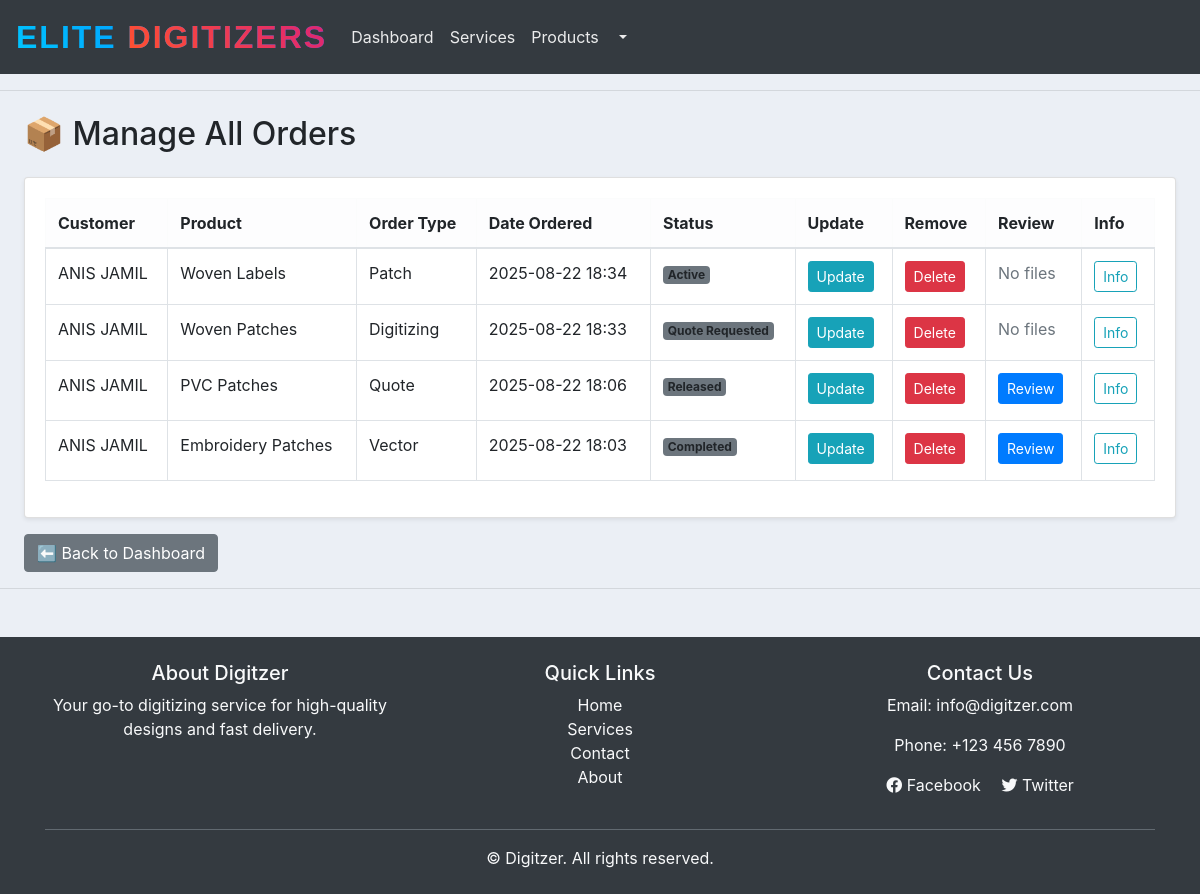
The page /manage-orders/ (signed in) on the database as committed earlier.
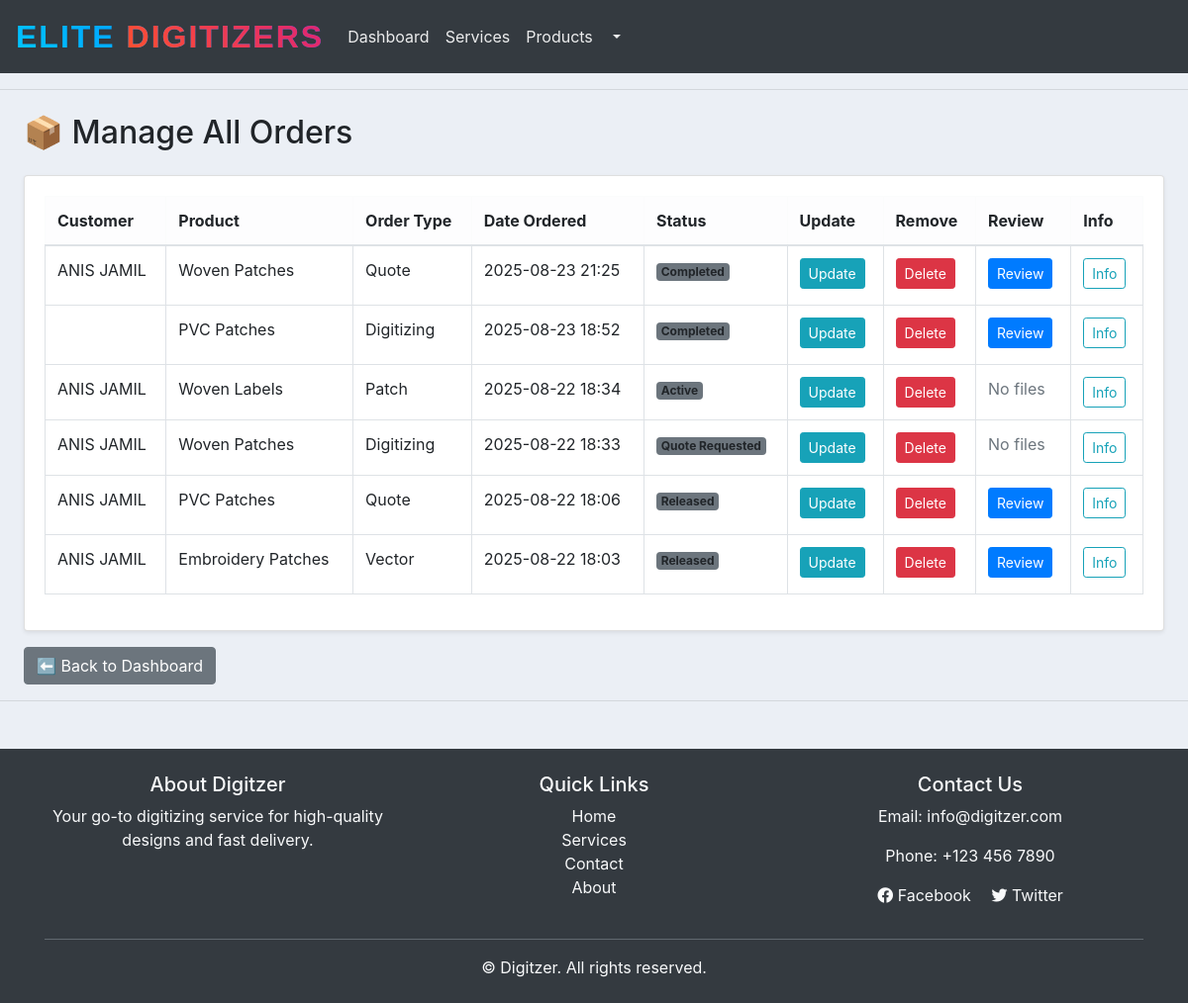
The same page on the database as committed later.
### accounts/models.py (models this page shows, shortened)
class Order(models.Model):
    STATUS = (
        ('Pending', 'Pending'),
        ('Out for delivery', 'Out for delivery'),
        ('Delivered', 'Delivered'),
        ('Quote Requested', 'Quote Requested'),
        ('Active', 'Active'),
        ('Completed', 'Completed'),
        ('Released', 'Released'),
    )
    ORDER_TYPE = (
        ('Digitizing', 'Digitizing'),
        ('Vector', 'Vector'),
        ('Patch', 'Patch'),
        ('Quote', 'Quote'),
    )
    PAYMENT_STATUS = (
        ('Pending', 'Pending'),
        ('Paid', 'Paid'),
        ('Refunded', 'Refunded'),
    )
    REVIEW_STATUS = (
    ('Pending', 'Pending'),
    ('Approved', 'Approved'),
    ('Rejected', 'Rejected'),
    )
    PLACEMENT_CHOICES = [
        ('Apron', 'Apron'),
        ('Bags', 'Bags'),
        ('Cap', 'Cap'),
        ('Cap Side', 'Cap Side'),
        ('Cap Back', 'Cap Back'),
        ('Chest', 'Chest'),
        ('Gloves', 'Gloves'),
        ('Jacket Back', 'Jacket Back'),
        ('Patches', 'Patches'),
        ('Sleeve', 'Sleeve'),
        ('Towel', 'Towel'),
        ('Visor', 'Visor'),
        ('Other', 'Other'),
    ]
    FABRIC_CHOICES = [
        ('Blanket', 'Blanket'),
        ('Canvas', 'Canvas'),
        ('Canis', 'Canis'),
        ('Cotton Woven', 'Cotton Woven'),
        ('Denim', 'Denim'),
        ('Felt', 'Felt'),
        ('Flannel', 'Flannel'),
        ('Fleece', 'Fleece'),
        ('Leather', 'Leather'),
        ('Nylon', 'Nylon'),
        ('Pique', 'Pique'),
        ('Polyester', 'Polyester'),
        ('Silk', 'Silk'),
        ('Single Jersey', 'Single Jersey'),
        ('Towel', 'Towel'),
        ('Twill', 'Twill'),
        ('Other', 'Other'),
    ]
    FORMAT_CHOICES = [
        ('100', '100'),
        ('cdr', 'cdr'),
        ('cdn', 'cdn'),
        ('dsb', 'dsb'),
        ('dst', 'dst'),
        ('dsz', 'dsz'),
        ('emb', 'emb'),
        ('exp', 'exp'),
        ('jef', 'jef'),
        ('ksm', 'ksm'),
        ('ofm', 'ofm'),
        ('pes', 'pes'),
        ('pxf', 'pxf'),
        ('pof', 'pof'),
        ('tap', 'tap'),
        ('xxx', 'xxx'),
        ('other', 'Other'),
    ]
    customer = models.ForeignKey(Customer, on_delete=models.CASCADE)
    product = models.ForeignKey(Product, null=True, on_delete=models.SET_NULL)
    order_type = models.CharField(max_length=50, choices=ORDER_TYPE, null=True, blank=True)
    date_created = models.DateTimeField(auto_now_add=True, null=True)
    status = models.CharField(max_length=200, null=True, choices=STATUS)
    Additional_information = models.TextField(blank=True, null=True)
    design_file = models.FileField(upload_to='designs/', null=True, blank=True)
    invoice_file = models.FileField(upload_to='invoices/', null=True, blank=True)
    quantity = models.PositiveIntegerField(default=1)
    fabric_material = models.CharField(max_length=100, blank=True, null=True, choices=FABRIC_CHOICES)
    Required_Format = models.CharField(max_length=100, blank=True, null=True, default='DST', choices=FORMAT_CHOICES)
    urgent = models.BooleanField(default=False)
    price = models.DecimalField(max_digits=10, decimal_places=2, blank=True, null=True, default=0.00)
    Height = models.CharField(max_length=100, blank=True, null=True, default='standard')
    Width = models.CharField(max_length=100, blank=True, null=True, default='standard')
    total_colors = models.PositiveIntegerField(null=True ,blank=True)
    turnaround_time = models.CharField(max_length=100, blank=True, null=True)
    placement = models.CharField(max_length=100, blank=True, null=True, choices=PLACEMENT_CHOICES)
    released = models.BooleanField(default=False)  # For release_projects
    payment_status = models.CharField(max_length=20, choices=PAYMENT_STATUS, default='Pending')  # For follow-up payments
    date_completed = models.DateTimeField(null=True, blank=True)  # Optional: track completion time
    review_status = models.CharField(max_length=20, choices=REVIEW_STATUS, default='Pending')
    review_comment = models.TextField(blank=True, null=True)
    design_file = models.FileField(upload_to='designs/', blank=True, null=True)
    assigned_designer = models.ForeignKey(User, on_delete=models.SET_NULL, null=True, blank=True, related_name='designer_orders')

class Customer(models.Model):
    user = models.OneToOneField(User, null=True, blank=True, on_delete=models.CASCADE, related_name="customer_profile")
    name = models.CharField(max_length=200 )
    sales_rep = models.ForeignKey('SalesRepresentative', null=True, blank=True, on_delete=models.SET_NULL, related_name='assigned_customers')
    profile_pic = models.ImageField(
        upload_to='profile_pics/',  # Images will be saved in MEDIA_ROOT/profile_pics/
        null=True,
        blank=True,
        default='profile_pics/default.png'  # Default image path
    )
    phone = models.CharField(max_length=200)
    email = models.CharField(max_length=200)
    date_created = models.DateTimeField(auto_now_add=True, null=True)

class Product(models.Model):
    CATEGORY = (
        ('Indoor', 'Indoor'),
        ('Out Door', 'Out Door'),
    )
    name = models.CharField(max_length=200)
    price = models.FloatField(null=True)
    category = models.CharField(max_length=200, null=True, choices=CATEGORY)
    image = models.ImageField(upload_to='products/',null=True, blank=True)
    description = models.CharField(max_length=200)
    date_created = models.DateTimeField(auto_now_add=True, null=True)
    tags = models.ManyToManyField(Tag)
    def __str__(self):
        return self.name

class UploadedFile(models.Model):
    order = models.ForeignKey(Order, on_delete=models.CASCADE, related_name="files")
    file = models.FileField(upload_to='uploads/')
    uploaded_at = models.DateTimeField(auto_now_add=True)
    uploaded_by = models.ForeignKey(User, null=True, blank=True, on_delete=models.SET_NULL)

### accounts/decorators.py (the view)
    def wrapper_func(request, *args, **kwargs):
        group = None
        if request.user.groups.exists():
            group = request.user.groups.all()[0].name
        if group == 'customer':
            return redirect('user-page')
        elif group == 'sales_rep':
            return redirect('sales-dashboard')
        elif group == 'designer':
            return redirect('designer-dashboard')
        elif group == 'admin':
            return view_func(request, *args, **kwargs)
        else:
            return HttpResponse("You are not authorized to view this page.")

### accounts/views.py (called while the page is built)
@admin_only
def manage_orders(request):
    all_orders = Order.objects.all().order_by('-date_created')
    context = {
        'orders': all_orders
    }
    return render(request, 'accounts/manage_orders.html', context)

### templates/accounts/manage_orders.html
{% extends 'accounts/main.html' %}
{% load static %}
{% block content %}
<div class="container-fluid mt-4 px-4">
    <h2 class="mb-4">📦 Manage All Orders</h2>
    <div class="card card-body shadow-sm">
        <div class="table-responsive">
            <table class="table table-bordered table-hover align-middle w-100">
                <thead class="table-light">
                    <tr>
                        <th>Customer</th>
                        <th>Product</th>
                        <th>Order Type</th>
                        <th>Date Ordered</th>
                        <th>Status</th>
                        <th>Update</th>
                        <th>Remove</th>
                        <th>Review</th>
                        <th>Info</th>
                    </tr>
                </thead>
                <tbody>
                    {% for order in orders %}
                    <tr>
                        <td>{{ order.customer.name }}</td>
                        <td>{{ order.product }}</td>
                        <td>{{ order.order_type }}</td>
                        <td>{{ order.date_created|date:"Y-m-d H:i" }}</td>
                        <td>
                            {% if order.status == "Delivered" %}
                                <span class="badge bg-success">{{ order.status }}</span>
                            {% elif order.status == "Pending" %}
                                <span class="badge bg-warning text-dark">{{ order.status }}</span>
                            {% else %}
                                <span class="badge bg-secondary">{{ order.status }}</span>
                            {% endif %}
                        </td>
                        <td><a class="btn btn-sm btn-info" href="{% url 'update_order' order.id %}">Update</a></td>
                        <td><a class="btn btn-sm btn-danger" href="{% url 'delete_order' order.id %}">Delete</a></td>
                        <td>
                            {% for file in order.files.all %}
                                <a href="{% url 'review_file' file.id %}" class="btn btn-sm btn-primary mb-1">Review</a>
                            {% empty %}
                                <span class="text-muted">No files</span>
                            {% endfor %}
                        </td>
                        <td>
                            <a class="btn btn-outline-info btn-sm" href="{% url 'customer_orders' order.customer.id 'all' %}">Info</a>
                        </td>
                    </tr>
                    {% empty %}
                    <tr>
                        <td colspan="9" class="text-center text-muted">No orders found.</td>
                    </tr>
                    {% endfor %}
                </tbody>
            </table>
        </div>
    </div>
    <div class="mt-3">
        <a href="{% url 'home' %}" class="btn btn-secondary">⬅ Back to Dashboard</a>
    </div>
</div>
{% endblock %}

### templates/accounts/main.html (shortened to what this page needs)
{% load static %}
<!DOCTYPE html>
<html lang="en">
<head>
    <link rel="stylesheet" href="https://cdn.jsdelivr.net/npm/bootstrap@4.3.1/dist/css/bootstrap.min.css">
    <link rel="stylesheet" href="{% static '/css/main.css' %}">
</head>
<body>
    {% include 'accounts/navbar.html' %}
    <hr>
    {% block content %} {% endblock %}
    <hr>
    <footer class="bg-dark text-light py-4 mt-5">
        <div class="container text-center">
          <div class="row">
            <div class="col-md-4 mb-3 mb-md-0">
              <h5>About Digitzer</h5>
              <p>Your go-to digitizing service for high-quality designs and fast delivery.</p>
            </div>
            <div class="col-md-4 mb-3 mb-md-0">
              <h5>Quick Links</h5>
              <ul class="list-unstyled">
                <li><a href="{% url 'home' %}" class="text-light">Home</a></li>
                <li><a href="{% url 'services' %}" class="text-light">Services</a></li>
                <li><a href="{% url 'contact' %}" class="text-light">Contact</a></li>
                <li><a href="{% url 'about' %}" class="text-light">About</a></li>
              </ul>
            </div>
            <div class="col-md-4">
              <h5>Contact Us</h5>
              <p>Email: info@digitzer.com</p>
              <p>Phone: +123 456 7890</p>
              <p>
                <a href="#" class="text-light mr-3"><i class="fab fa-facebook"></i> Facebook</a>
                <a href="#" class="text-light"><i class="fab fa-twitter"></i> Twitter</a>
              </p>
            </div>
          </div>
          <hr class="bg-secondary">
          <p class="mb-0">&copy; {{ year }} Digitzer. All rights reserved.</p>
        </div>
      </footer>
      <link rel="stylesheet" href="https://cdnjs.cloudflare.com/ajax/libs/font-awesome/5.15.4/css/all.min.css" />
</body>
</html>

### templates/accounts/navbar.html (shortened to what this page needs)
{% load static %}
<nav class="navbar navbar-expand-lg navbar-dark bg-dark">
  <a class="navbar-brand" href="{% url 'home' %}">
    <span class="logo-text">Elite <span class="highlight">Digitizers</span></span>
  </a>
  <div class="collapse navbar-collapse" id="navbarNav">
    <ul class="navbar-nav">
      {% if request.user.groups.all.0.name == 'admin' %}
      <li class="nav-item">
        <a class="nav-link" href="{% url 'home' %}">Dashboard</a>
      </li>
      <li class="nav-item">
        <a href="{% url 'services' %}" class="nav-link">Services</a>
      </li>
      <li class="nav-item">
        <a class="nav-link" href="{% url 'products' %}">Products</a>
      </li>
      <li class="nav-item dropdown">
        <a class="nav-link dropdown-toggle" href="#" id="navbarDropdown" role="button" data-toggle="dropdown"
          aria-haspopup="true" aria-expanded="false">
        </a>
      </li>
      {% endif %}
    </ul>
  </div>
</nav>

### static/css/main.css (style rules this page uses)
body { background-color: #ebeff5; }

### templates/accounts/navbar.html (style rules this page uses)
.navbar-brand { font-weight: 700; font-size: 1.6rem; letter-spacing: 3px; font-family: 'Segoe UI', Tahoma, Geneva, Verdana, sans-serif; color: #0d6efd !important; text-transform: uppercase; }
.navbar-dark .navbar-nav .nav-link { color: rgba(255, 255, 255, 0.9); text-transform: capitalize; }
.logo-text { font-size: 2rem; font-weight: 800; font-family: "Poppins", sans-serif; letter-spacing: 2px; background: linear-gradient(45deg, #00c6ff, #0072ff); -webkit-background-clip: text; -webkit-text-fill-color: transparent; text-transform: uppercase; }
.logo-text .highlight { background: linear-gradient(45deg, #ff512f, #dd2476); -webkit-background-clip: text; -webkit-text-fill-color: transparent; }

Rows that differ between the two databases and show on the page:
added Order: customer.name "ANIS JAMIL", product "Woven Patches", order_type "Quote", date_created "2025-08-23 21:25", status "Completed"
added Order: product "PVC Patches", order_type "Digitizing", date_created "2025-08-23 18:52", status "Completed"
changed Order "Vector": status "Completed" → "Released"
